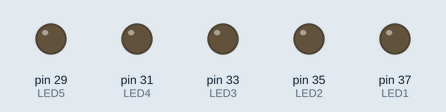
A program run on a simulated Raspberry Pi (header pin numbers). Parts: output pins drawn as LEDs (lit = HIGH). At 16.0 s the program stops and its outputs stay as they are.

Above: at 0.1 s.
At 1.6 s:
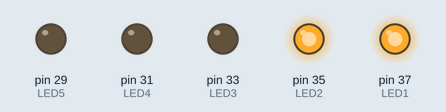
At 3.6 s:
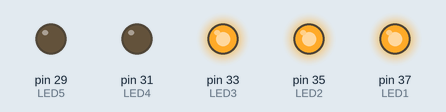
At 7.6 s:
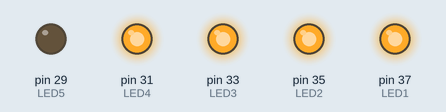
At 11.6 s:
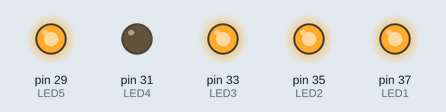
At 15.6 s:
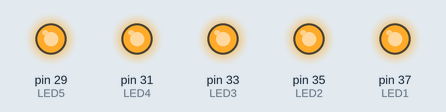
Timing chart, 0 to 17.5 s (numbered marks = the images above):
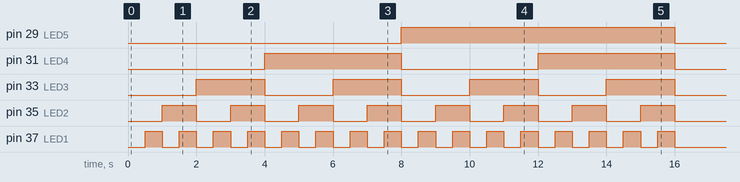

The program:

binarycounter.py
```python
import RPi.GPIO as GPIO
import time

GPIO.setmode(GPIO.BOARD)

LED1 = 37
LED2 = 35
LED3 = 33
LED4 = 31
LED5 = 29

# Setup GPIO pins
GPIO.setup(LED1, GPIO.OUT)
GPIO.setup(LED2, GPIO.OUT)
GPIO.setup(LED3, GPIO.OUT)
GPIO.setup(LED4, GPIO.OUT)
GPIO.setup(LED5, GPIO.OUT)

GPIO.output(LED1, 0)
GPIO.output(LED2, 0)
GPIO.output(LED3, 0)
GPIO.output(LED4, 0)
GPIO.output(LED5, 0)
time.sleep(0.5)

GPIO.output(LED1, 1)
GPIO.output(LED2, 0)
GPIO.output(LED3, 0)
GPIO.output(LED4, 0)
GPIO.output(LED5, 0)
time.sleep(0.5)

GPIO.output(LED1, 0)
GPIO.output(LED2, 1)
GPIO.output(LED3, 0)
GPIO.output(LED4, 0)
GPIO.output(LED5, 0)
time.sleep(0.5)

GPIO.output(LED1, 1)
GPIO.output(LED2, 1)
GPIO.output(LED3, 0)
GPIO.output(LED4, 0)
GPIO.output(LED5, 0)
time.sleep(0.5)

GPIO.output(LED1, 0)
GPIO.output(LED2, 0)
GPIO.output(LED3, 1)
GPIO.output(LED4, 0)
GPIO.output(LED5, 0)
time.sleep(0.5)

GPIO.output(LED1, 1)
GPIO.output(LED2, 0)
GPIO.output(LED3, 1)
GPIO.output(LED4, 0)
GPIO.output(LED5, 0)
time.sleep(0.5)

GPIO.output(LED1, 0)
GPIO.output(LED2, 1)
GPIO.output(LED3, 1)
GPIO.output(LED4, 0)
GPIO.output(LED5, 0)
time.sleep(0.5)

GPIO.output(LED1, 1)
GPIO.output(LED2, 1)
GPIO.output(LED3, 1)
GPIO.output(LED4, 0)
GPIO.output(LED5, 0)
time.sleep(0.5)

GPIO.output(LED1, 0)
GPIO.output(LED2, 0)
GPIO.output(LED3, 0)
GPIO.output(LED4, 1)
GPIO.output(LED5, 0)
time.sleep(0.5)

GPIO.output(LED1, 1)
GPIO.output(LED2, 0)
GPIO.output(LED3, 0)
GPIO.output(LED4, 1)
GPIO.output(LED5, 0)
time.sleep(0.5)

GPIO.output(LED1, 0)
GPIO.output(LED2, 1)
GPIO.output(LED3, 0)
GPIO.output(LED4, 1)
GPIO.output(LED5, 0)
time.sleep(0.5)

GPIO.output(LED1, 1)
GPIO.output(LED2, 1)
GPIO.output(LED3, 0)
GPIO.output(LED4, 1)
GPIO.output(LED5, 0)
time.sleep(0.5)

GPIO.output(LED1, 0)
GPIO.output(LED2, 0)
GPIO.output(LED3, 1)
GPIO.output(LED4, 1)
GPIO.output(LED5, 0)
time.sleep(0.5)

GPIO.output(LED1, 1)
GPIO.output(LED2, 0)
GPIO.output(LED3, 1)
GPIO.output(LED4, 1)
GPIO.output(LED5, 0)
time.sleep(0.5)

GPIO.output(LED1, 0)
GPIO.output(LED2, 1)
GPIO.output(LED3, 1)
GPIO.output(LED4, 1)
GPIO.output(LED5, 0)
time.sleep(0.5)

GPIO.output(LED1, 1)
GPIO.output(LED2, 1)
GPIO.output(LED3, 1)
GPIO.output(LED4, 1)
GPIO.output(LED5, 0)
time.sleep(0.5)

GPIO.output(LED1, 0)
GPIO.output(LED2, 0)
GPIO.output(LED3, 0)
GPIO.output(LED4, 0)
GPIO.output(LED5, 1)
time.sleep(0.5)

GPIO.output(LED1, 1)
GPIO.output(LED2, 0)
GPIO.output(LED3, 0)
GPIO.output(LED4, 0)
GPIO.output(LED5, 1)
time.sleep(0.5)

GPIO.output(LED1, 0)
GPIO.output(LED2, 1)
GPIO.output(LED3, 0)
GPIO.output(LED4, 0)
GPIO.output(LED5, 1)
time.sleep(0.5)

GPIO.output(LED1, 1)
GPIO.output(LED2, 1)
GPIO.output(LED3, 0)
GPIO.output(LED4, 0)
GPIO.output(LED5, 1)
time.sleep(0.5)

GPIO.output(LED1, 0)
GPIO.output(LED2, 0)
GPIO.output(LED3, 1)
GPIO.output(LED4, 0)
GPIO.output(LED5, 1)
time.sleep(0.5)

GPIO.output(LED1, 1)
GPIO.output(LED2, 0)
GPIO.output(LED3, 1)
GPIO.output(LED4, 0)
GPIO.output(LED5, 1)
time.sleep(0.5)

GPIO.output(LED1, 0)
GPIO.output(LED2, 1)
GPIO.output(LED3, 1)
GPIO.output(LED4, 0)
GPIO.output(LED5, 1)
time.sleep(0.5)

GPIO.output(LED1, 1)
GPIO.output(LED2, 1)
GPIO.output(LED3, 1)
GPIO.output(LED4, 0)
GPIO.output(LED5, 1)
time.sleep(0.5)

GPIO.output(LED1, 0)
GPIO.output(LED2, 0)
GPIO.output(LED3, 0)
GPIO.output(LED4, 1)
GPIO.output(LED5, 1)
time.sleep(0.5)

GPIO.output(LED1, 1)
GPIO.output(LED2, 0)
GPIO.output(LED3, 0)
GPIO.output(LED4, 1)
GPIO.output(LED5, 1)
time.sleep(0.5)

GPIO.output(LED1, 0)
GPIO.output(LED2, 1)
GPIO.output(LED3, 0)
GPIO.output(LED4, 1)
GPIO.output(LED5, 1)
time.sleep(0.5)

GPIO.output(LED1, 1)
GPIO.output(LED2, 1)
GPIO.output(LED3, 0)
GPIO.output(LED4, 1)
GPIO.output(LED5, 1)
time.sleep(0.5)

GPIO.output(LED1, 0)
GPIO.output(LED2, 0)
GPIO.output(LED3, 1)
GPIO.output(LED4, 1)
GPIO.output(LED5, 1)
time.sleep(0.5)

GPIO.output(LED1, 1)
GPIO.output(LED2, 0)
GPIO.output(LED3, 1)
GPIO.output(LED4, 1)
GPIO.output(LED5, 1)
time.sleep(0.5)

GPIO.output(LED1, 0)
GPIO.output(LED2, 1)
GPIO.output(LED3, 1)
GPIO.output(LED4, 1)
GPIO.output(LED5, 1)
time.sleep(0.5)

GPIO.output(LED1, 1)
GPIO.output(LED2, 1)
GPIO.output(LED3, 1)
GPIO.output(LED4, 1)
GPIO.output(LED5, 1)
time.sleep(0.5)

GPIO.cleanup()
```

Measured:
- by itself, pin 29 (LED5): LOW → HIGH at 8.0 s, → LOW 8.0 s later
- by itself, pin 31 (LED4): alternates HIGH for 4.0 s and LOW for 4.0 s
- by itself, pin 33 (LED3): alternates HIGH for 2.0 s and LOW for 2.0 s
- by itself, pin 35 (LED2): alternates HIGH for 1.0 s and LOW for 1.0 s
- by itself, pin 37 (LED1): alternates HIGH for 0.50 s and LOW for 0.50 s, 32 changes in all, then stays LOW
